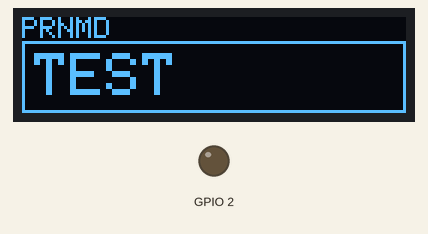
Bench run of a sketch on a simulated ESP32. On the bench: 128×32 one-colour display, output pins drawn as LEDs (lit = HIGH).

Above: at 0.1 s.

The sketch:

ESP32OLED.ino
```cpp
#include <SPI.h>
#include <Wire.h>
#include <Adafruit_GFX.h>
#include <Adafruit_SSD1306.h>

// Dimensions in pixels
#define SCREEN_WIDTH 128
#define SCREEN_HEIGHT 32

Adafruit_SSD1306 display(SCREEN_WIDTH, SCREEN_HEIGHT, &Wire, -1 /* Reset: -1 = share arduino reset */);

// Ylw: 0~7
// Blu: 8~31

void setup() {
  Serial.begin(9600);

  pinMode(2, OUTPUT);

  if(!display.begin(SSD1306_SWITCHCAPVCC, 0x3C)) {
    Serial.println(F("SSD1306 allocation failed"));
    for(;;);
  }

  display.clearDisplay();

  display.setTextColor(SSD1306_WHITE);

  // Draw yellow rectangle
  // display.drawRect(0, 0, 128, 8, SSD1306_WHITE);

  display.setTextSize(1);
  display.setCursor(0, 0);
  display.println(F("PRNMD"));

  display.drawRect(0, 8, 128, 32 - 8, SSD1306_WHITE);

  display.setTextSize(2);
  display.setCursor(4, 12);
  display.println(F("TEST"));

  // display.startscrollright(8, 16);

  display.display();
}

void loop() {
}
```
